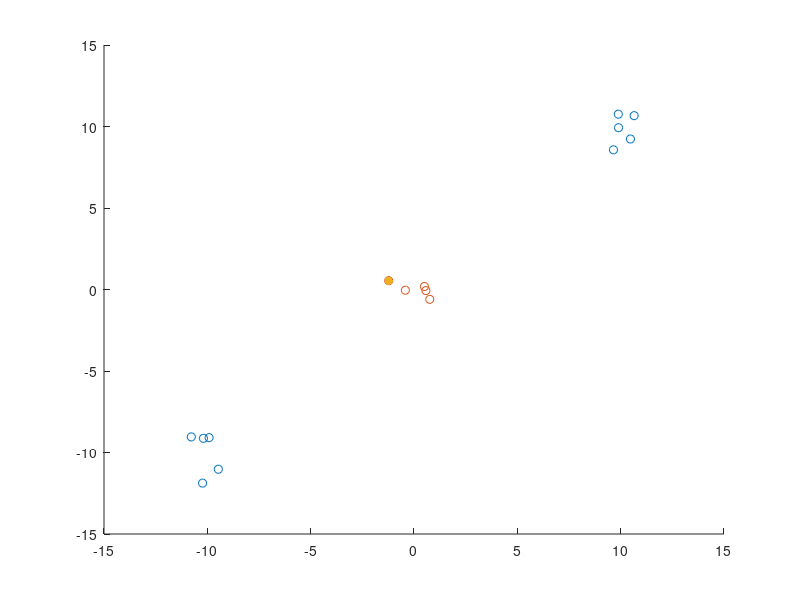

MATLAB code to generate this figure:
% Find Nearest Points in Clustered Data using rangesearch
% https://ww2.mathworks.cn/help/stats/rangesearch.html
%% Generate 5000 random points from each of three distinct multivariate normal distributions. 
% Shift the means of the distributions so that the randomly generated points 
% are likely to form three separate clusters.
rng('default')  % For reproducibility
N = 5;
dist = 10;
%  mvnrnd - Multivariate normal random numbers
%     This MATLAB function returns a matrix R of n random vectors chosen from
%     the same multivariate normal distribution, with mean vector mu and
%     covariance matrix Sigma.
%     R = mvnrnd(mu,Sigma,n)
%     R = mvnrnd(mu,Sigma)
X = [mvnrnd([0 0],eye(2),N);
     mvnrnd(dist*[1 1],eye(2),N);
     mvnrnd(dist*[-1 -1],eye(2),N)];
%% For each point in X, find the points in X that are within a radius dist away from the point. 
% For faster computation, specify to keep the indices of the nearest neighbors unsorted. 
% Select the first point in X, and find its nearest neighbors.
Idx = rangesearch(X,X,dist,'SortIndices',false);
x = X(1,:);
nearestPoints = X(Idx{1},:);
%% Find the values in X that are not the nearest neighbors of x.
nonNearestIdx = true(size(X,1),1);
nonNearestIdx(Idx{1}) = false;

% Display those points in one color and the nearest neighbors of x in a different color. 
scatter(X(nonNearestIdx,1),X(nonNearestIdx,2))
hold on
scatter(nearestPoints(:,1),nearestPoints(:,2))

scatter(x(1),x(2),'black','filled')  % Label the point x with a black, filled circle.
hold off
